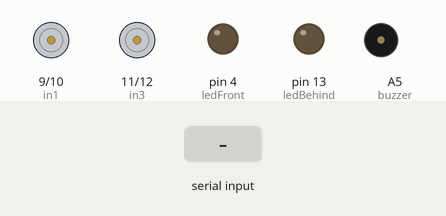
This program was run on a simulated Arduino Uno, built with avr-gcc and run on an emulated ATmega328P. Parts: motor-driver pin pairs drawn as motors (green arrow = first pin HIGH = forward, orange = second pin HIGH = backward, longer = more drive, scaled by the enable pin), output pins drawn as LEDs (lit = HIGH), buzzer (waves = sounding, pin HIGH). The test bench sets the inputs (shaded band).

Above: at 1.2 s.
1.3 s: "F" received over the second serial link
At 1.9 s:
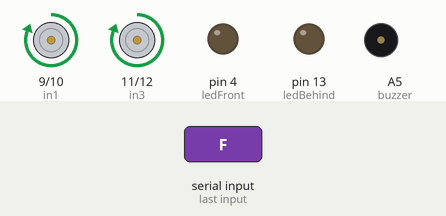
2.8 s: "B" received over the second serial link
At 3.1 s:
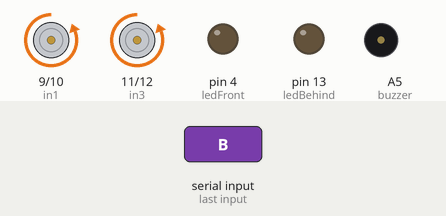
4.3 s: "L" received over the second serial link
At 5.4 s:
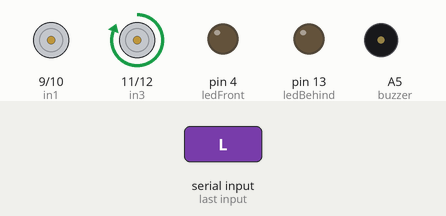
5.8 s: "R" received over the second serial link
At 6.5 s:
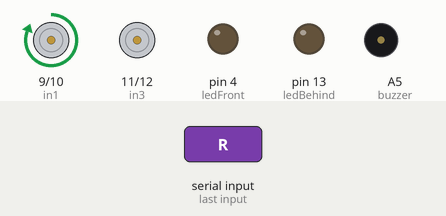
7.3 s: "W" received over the second serial link
At 7.7 s:
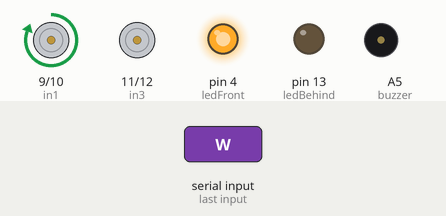
8.8 s: "G" received over the second serial link
At 10.0 s:
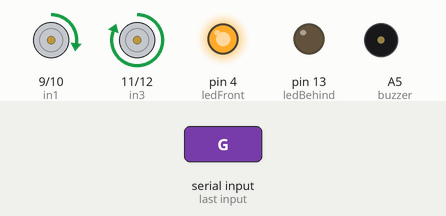
Timing chart, 0 to 11.3 s (numbered marks = the images above; inputs shaded):
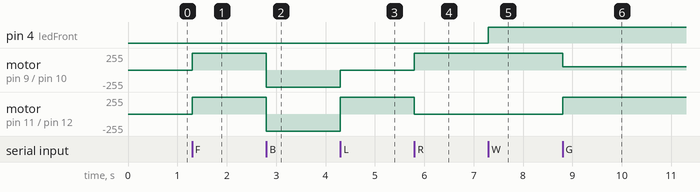

The program:

main.cpp
```cpp
#include "SoftwareSerial.h"
SoftwareSerial HC05(3,2);
#include "Arduino.h"

char command;
byte SpMaxL = 255;
byte SpMaxR = 255;

#define enA  6
#define enB  5
#define in1  9
#define in2  10
#define in3  11
#define in4  12
#define ledFront 4
#define ledBehind 13
#define buzzer A5


void Forward( byte speedL, byte speedR);
void ForwardLeft();
void ForwardRight();
void Back(byte SpeedL, byte SpeedR);
void BackLeft();
void BackRight();
void Left();
void Right();
void Stop();
void TurnOnLedFront();
void TurnOffLedFront();
void TurnOnLedBehind();
void TurnOffLedBehind();
void TurnOnBuzzer();
void TurnOffBuzzer();

void setup() {
  HC05.begin(9600);
  Serial.begin(9600);
  pinMode(in1, OUTPUT);
  pinMode(in2, OUTPUT);
  pinMode(in3, OUTPUT);
  pinMode(in4, OUTPUT);
  pinMode(enA, OUTPUT);
  pinMode(enB, OUTPUT);
  pinMode(ledFront, OUTPUT);
  pinMode(ledBehind, OUTPUT);
  pinMode(buzzer, OUTPUT);
}

void loop() {
  if(HC05.available() > 0)
  {
    command = HC05.read();
    //Serial.println(command);
    switch(command)
    {
      case 'F':
        Forward(SpMaxL, SpMaxR);
        break;
      case 'B':
        Back(SpMaxL, SpMaxR);
        break;
      case 'L':
        Left();
        break;
      case 'R':
        Right();
        break;
      case 'G':
        ForwardLeft();
        break;
      case 'I':
        ForwardRight();
        break;
      case 'H':
        BackLeft();
        break;
      case 'J':
        BackRight();
        break;
      case 'W':
        TurnOnLedFront();
        break;
      case 'w':
        TurnOffLedFront();
        break;
      case 'U':
        TurnOnLedBehind();
        break;
      case 'u':
        TurnOffLedBehind();
        break;
      case 'V':
        TurnOnBuzzer();
        break;
      case 'v':
        TurnOffBuzzer();
        break;
      default:
        Stop();
        break;
    }
  }
}

void Forward( byte speedL, byte speedR){
  analogWrite(enA, speedL);
  analogWrite(enB, speedR);
  digitalWrite(in1, 1);
  digitalWrite(in2, 0);
  digitalWrite(in3, 1);
  digitalWrite(in4, 0);
}

void ForwardLeft(){
  analogWrite(enA, 50);
  analogWrite(enB, SpMaxR);
  digitalWrite(in1, 1);
  digitalWrite(in2, 0);
  digitalWrite(in3, 1);
  digitalWrite(in4, 0);
}

void ForwardRight(){
  analogWrite(enA, SpMaxL);
  analogWrite(enB, 50);
  digitalWrite(in1, 1);
  digitalWrite(in2, 0);
  digitalWrite(in3, 1);
  digitalWrite(in4, 0);
}

void Back(byte SpeedL, byte SpeedR){
  analogWrite(enA, SpeedL);
  analogWrite(enB, SpeedR);
  digitalWrite(in1, 0);
  digitalWrite(in2, 1);
  digitalWrite(in3, 0);
  digitalWrite(in4, 1);
}

void BackLeft(){
  analogWrite(enA, 50);
  analogWrite(enB, SpMaxR);
  digitalWrite(in1, 0);
  digitalWrite(in2, 1);
  digitalWrite(in3, 0);
  digitalWrite(in4, 1);
}

void BackRight(){
  analogWrite(enA, SpMaxL);
  analogWrite(enB, 50);
  digitalWrite(in1, 0);
  digitalWrite(in2, 1);
  digitalWrite(in3, 0);
  digitalWrite(in4, 1);
}

void Left(){
  analogWrite(enA, 255);
  analogWrite(enB, 255);
  digitalWrite(in1, 0);
  digitalWrite(in2, 0);
  digitalWrite(in3, 1);
  digitalWrite(in4, 0);
}

void Right(){
  analogWrite(enA, 255);
  analogWrite(enB, 255);
  digitalWrite(in1, 1);
  digitalWrite(in2, 0);
  digitalWrite(in3, 0);
  digitalWrite(in4, 0);
}

void Stop(){
  digitalWrite(in1, 0);
  digitalWrite(in2, 0);
  digitalWrite(in3, 0);
  digitalWrite(in4, 0);
}

void TurnOnLedFront(){
  digitalWrite(ledFront, 1);
}

void TurnOffLedFront(){
  digitalWrite(ledFront, 0);
}

void TurnOnLedBehind(){
  digitalWrite(ledBehind, 1);
}

void TurnOffLedBehind(){
  digitalWrite(ledBehind, 0);
}

void TurnOnBuzzer(){
  digitalWrite(buzzer, 1);
}

void TurnOffBuzzer(){
  digitalWrite(buzzer, 0);
}
```

Measured:
- after the input at 1.3 s, motor on pin 9 (in1) / pin 10 (in2), motor on pin 11 (in3) / pin 12 (in4): stopped → forward 255/255 at once
- after the input at 2.8 s, motor on pin 9 (in1) / pin 10 (in2), motor on pin 11 (in3) / pin 12 (in4): forward 255/255 → backward 255/255 at once
- after the input at 4.3 s, motor on pin 9 (in1) / pin 10 (in2): backward 255/255 → stopped at once; motor on pin 11 (in3) / pin 12 (in4): backward 255/255 → forward 255/255 at once
- after the input at 5.8 s, motor on pin 9 (in1) / pin 10 (in2): stopped → forward 255/255 at once; motor on pin 11 (in3) / pin 12 (in4): forward 255/255 → stopped at once
- after the input at 7.3 s, pin 4 (ledFront): LOW → HIGH at once
- after the input at 8.8 s, motor on pin 9 (in1) / pin 10 (in2): forward 255/255 → forward 50/255 at once; motor on pin 11 (in3) / pin 12 (in4): stopped → forward 255/255 at once
